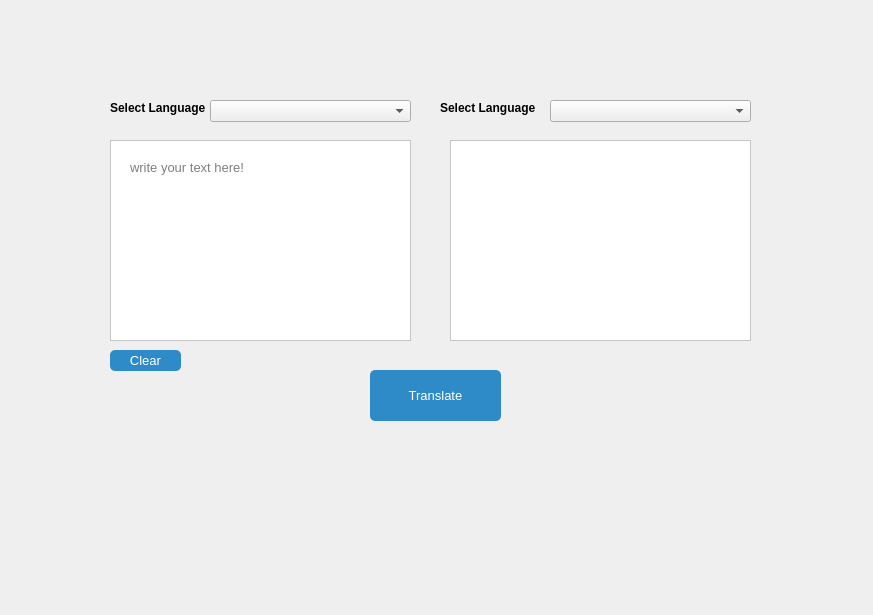
<?xml version="1.0" encoding="UTF-8"?>
<ui version="4.0">
 <class>frmTranslate</class>
 <widget class="QWidget" name="frmTranslate">
  <property name="geometry">
   <rect>
    <x>0</x>
    <y>0</y>
    <width>873</width>
    <height>615</height>
   </rect>
  </property>
  <property name="font">
   <font>
    <weight>75</weight>
    <bold>true</bold>
   </font>
  </property>
  <property name="windowTitle">
   <string>Translate</string>
  </property>
  <property name="styleSheet">
   <string notr="true">QTextEdit{
	background-color:white;
	padding:15px 15px;
}

QPushButton{
	background-color:rgb(47, 139, 200);
	border-radius:5px;
	color:white;
}</string>
  </property>
  <widget class="QPushButton" name="btnTranslate">
   <property name="geometry">
    <rect>
     <x>370</x>
     <y>370</y>
     <width>131</width>
     <height>51</height>
    </rect>
   </property>
   <property name="font">
    <font>
     <family>MS Shell Dlg 2</family>
     <pointsize>10</pointsize>
    </font>
   </property>
   <property name="text">
    <string>Translate</string>
   </property>
  </widget>
  <widget class="QComboBox" name="cmbL1">
   <property name="geometry">
    <rect>
     <x>210</x>
     <y>100</y>
     <width>201</width>
     <height>22</height>
    </rect>
   </property>
  </widget>
  <widget class="QLabel" name="label">
   <property name="geometry">
    <rect>
     <x>110</x>
     <y>100</y>
     <width>101</width>
     <height>16</height>
    </rect>
   </property>
   <property name="font">
    <font>
     <weight>75</weight>
     <bold>true</bold>
    </font>
   </property>
   <property name="text">
    <string>Select Language</string>
   </property>
  </widget>
  <widget class="QComboBox" name="cmbL2">
   <property name="geometry">
    <rect>
     <x>550</x>
     <y>100</y>
     <width>201</width>
     <height>22</height>
    </rect>
   </property>
  </widget>
  <widget class="QLabel" name="label_2">
   <property name="geometry">
    <rect>
     <x>440</x>
     <y>100</y>
     <width>101</width>
     <height>16</height>
    </rect>
   </property>
   <property name="font">
    <font>
     <weight>75</weight>
     <bold>true</bold>
    </font>
   </property>
   <property name="text">
    <string>Select Language</string>
   </property>
  </widget>
  <widget class="QPushButton" name="btnClear">
   <property name="geometry">
    <rect>
     <x>110</x>
     <y>350</y>
     <width>71</width>
     <height>21</height>
    </rect>
   </property>
   <property name="font">
    <font>
     <family>MS Shell Dlg 2</family>
     <pointsize>10</pointsize>
    </font>
   </property>
   <property name="text">
    <string>Clear</string>
   </property>
  </widget>
  <widget class="QTextEdit" name="txt2">
   <property name="geometry">
    <rect>
     <x>450</x>
     <y>140</y>
     <width>301</width>
     <height>201</height>
    </rect>
   </property>
   <property name="font">
    <font>
     <pointsize>10</pointsize>
    </font>
   </property>
  </widget>
  <widget class="QTextEdit" name="txt1">
   <property name="geometry">
    <rect>
     <x>110</x>
     <y>140</y>
     <width>301</width>
     <height>201</height>
    </rect>
   </property>
   <property name="font">
    <font>
     <pointsize>10</pointsize>
    </font>
   </property>
   <property name="placeholderText">
    <string>write your text here!</string>
   </property>
  </widget>
 </widget>
 <tabstops>
  <tabstop>cmbL1</tabstop>
  <tabstop>btnTranslate</tabstop>
 </tabstops>
 <resources/>
 <connections/>
</ui>
